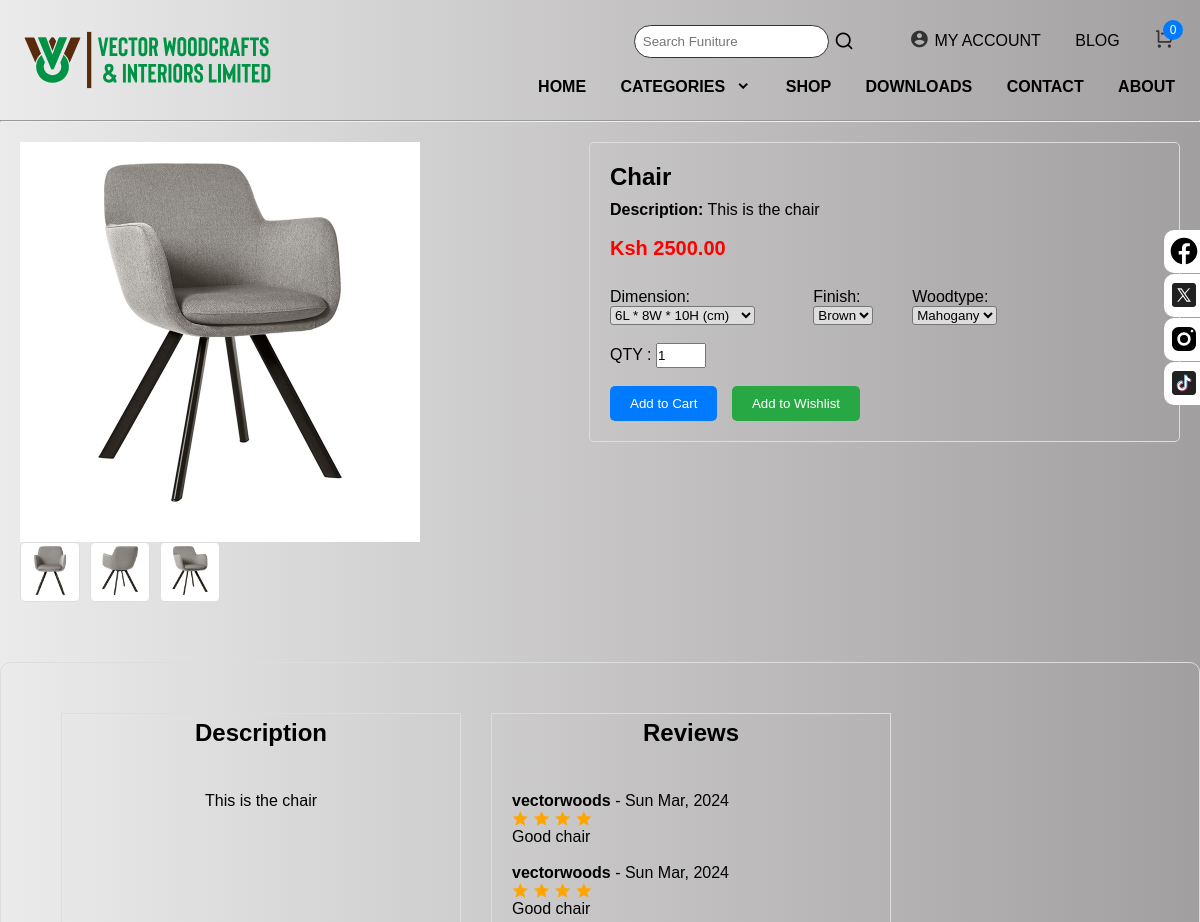
Page /product/59635454kk/ (upper part) on the earlier database version.
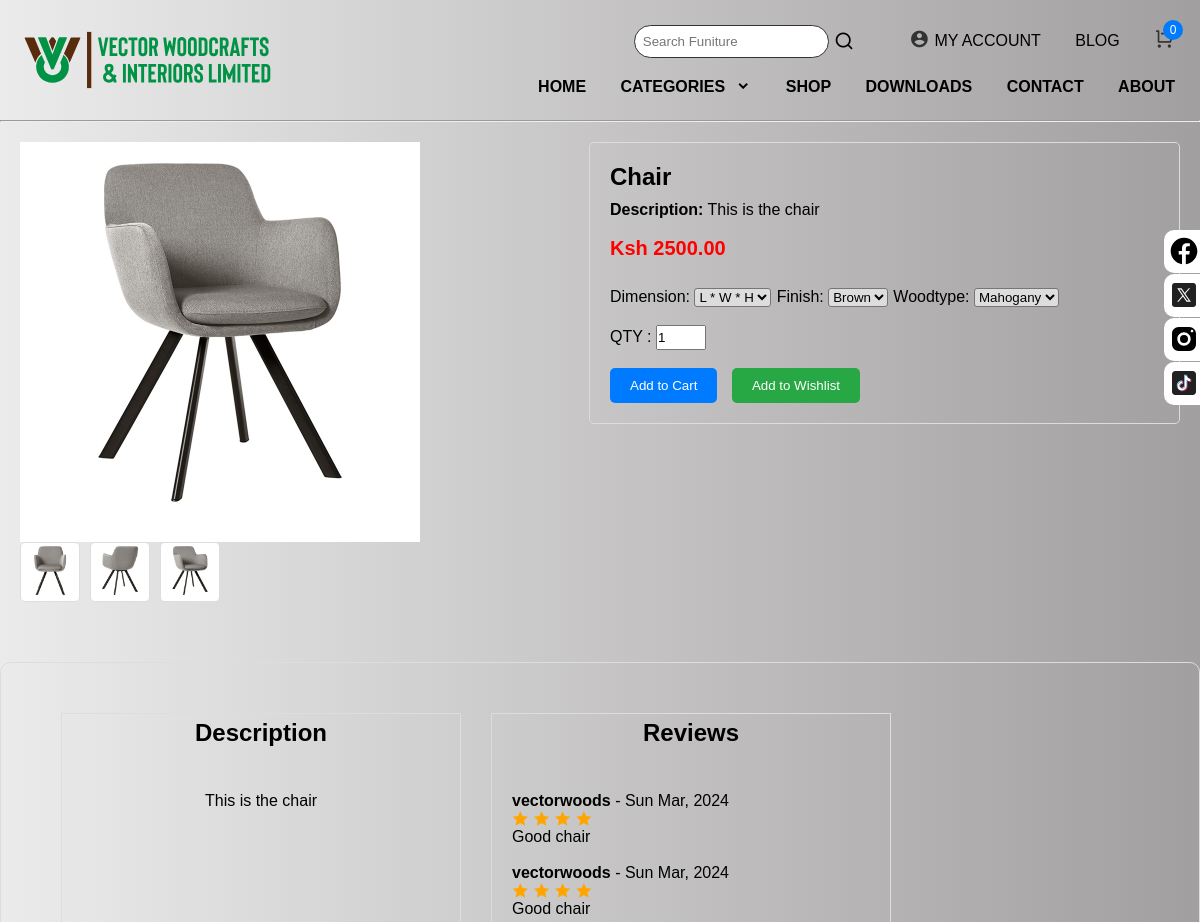
Same page on the later database version.
### vectorWoodsEcomm/models.py (models this page shows, shortened)
class Product(models.Model):
    pid = ShortUUIDField(unique=True,length = 10, max_length = 20, alphabet = "abcdefghijk123456789")
    title = models.CharField(max_length=100)
    category = models.ForeignKey(Category, on_delete=models.SET_NULL, null=True, related_name="category")
    image = models.ImageField(upload_to = "products")
    description = models.TextField(null=True, blank=True, default="This is the product")
    product_status = models.CharField(choices=STATUS_CHOICE,max_length=30, default="processing")
    price = models.DecimalField(max_digits=999999, decimal_places=2, default="99.99")
    old_price = models.DecimalField(max_digits=999999, decimal_places=2, default="199.99")
    tags = TaggableManager(blank=True)
    in_stock = models.BooleanField(default=True)
    featured = models.BooleanField(default=True)
    sku = ShortUUIDField(unique=True,length = 10, max_length = 20,prefix="sku", alphabet = "0123456789")
    date = models.DateField(auto_now_add=True)
    updated = models.DateField(null=True, blank= True)
    dim1 = models.CharField(max_length=100, null = True, default="L * W * H")
    dim2 = models.CharField(max_length=100, null = True, default="L * W * H")
    color1 = models.CharField(max_length=100, null = True, default="Brown")
    color2 = models.CharField(max_length=100, null = True, default="White")
    color3 = models.CharField(max_length=100, null = True, default="Gray")
    color4 = models.CharField(max_length=100, null = True, default="Black")
    woodtype1 = models.CharField(max_length=100, null = True, default="Mahogany")
    woodtype2 = models.CharField(max_length=100, null = True, default="Oak")
    woodtype3 = models.CharField(max_length=100, null = True, default="Maple")
    woodtype4 = models.CharField(max_length=100, null = True, default="Cherry")
    class Meta:
        verbose_name_plural = "Products"

### vectorWoodsEcomm/views.py (the view)
# urls.py: path('product/<pid>/', views.product_detail_view, name='product_details'),
def product_detail_view(request, pid):
    product = Product.objects.get(pid=pid)
    products = Product.objects.filter(category=product.category).exclude(pid=pid)
    p_image = product.p_images.all()
    reviews = ProductReview.objects.filter(product = product).order_by("-date")
    review_form = ProductReviewForm()
    make_review = True
    if request.user.is_authenticated:
        user_review_count = ProductReview.objects.filter(user=request.user, product=product).count()
        if user_review_count > 0:
            make_review = False
    context = {
        "product" : product,
        "p_image" : p_image,
        "products": products,
        "reviews" : reviews,
        "review_form":review_form,
        "make_review" :make_review,
    }
    return render(request, 'product_details.html', context)

### vectorWoodsEcomm/forms.py
class ProductReviewForm(forms.ModelForm):
    review = forms.CharField(widget=forms.Textarea(attrs={'class':"input-field" ,'placeholder': "write review"}))
    class Meta:
        model = ProductReview
        fields = ['review', 'rating']

### vectorWoodsEcomm/context_processor.py (called while the page is built)
def default(request):
    categories = Category.objects.all()
    product = Product.objects.all()
    return {
        'categories':categories,
        'product':product
    }

### templates/product_details.html (shortened to what this page needs)
{% extends 'base.html' %}
{% load static %}
{% block content %}
</head>
<body>
<div class="container">
    <div class="product-image">
        <img src="{{product.image.url}}" alt="Product Image">
        <div class="small-images">
            {% for p in p_image %}
            <div class="small-image"><img src="{{p.images.url}}" alt="Small Image 1"></div>
            {% endfor %}
        </div>
    </div>
    <div class="product-details">
        <div class="product-name">{{product.title}}</div>
        <div class="">
            <span> <strong>Description:</strong></span>
            <span>{{product.description|truncatechars:100}}</span>
        </div>
        <br>
        <div class="product-price"><span>Ksh  </span><span id="current-price-{{product.id}}">{{product.price}} </span>  </div>
        <br>
        <div style="display: flex; justify-content: space-between; margin-right: 100px;">
            <div>
                <span>Dimension:</span>
                <select class="product-dimension-{{product.id}}" name="dimension" id="dimension">
                    <option value="{{product.dim1}}">{{product.dim1}}</option>
                </select>
            </div>
            <div>
                <span>Finish:</span>
                <select class="product-color-{{product.id}}" name="color" id="finish">
                    <option value="{{product.color1}}">{{product.color1}}</option>
                </select>
            </div>
            <div>
                <span>Woodtype:</span>
                <select class="product-woodtype-{{product.id}}" name="woodtype" id="woodtype">
                    <option value="{{product.woodtype1}}">{{product.woodtype1}}</option>
                </select>
            </div>
        </div>
        <br>
        <div class="quantity">
            <span>QTY : </span>
            <input style="height: 25px; width: 50px;" type="number" name="qty" id="quantity_wanted" value="1" class="quantity-wanted-{{product.id}}">
        </div>
        <br>
        <button id="add-to-cart-btn" class="add-to-cart add-to-cart-btn" data-index="{{product.id}}">Add to Cart</button>
        <button class="add-to-wishlist">Add to Wishlist</button>
        </div>
    </div>
    <section style="display: flex; padding: 30px; border: 1px solid #ddd; border-radius: 10px;">
        <div style="margin-left: 30px; border: 1px solid #ddd; height: 400px; width: 400px;" id="description" class="product-description" >
            <button class="c-btn"> <h2>Description</h2></button>
            <p>{{product.description}}</p>
        </div>
        <div style="margin-left: 30px; border: 1px solid #ddd; height: 400px; width: 400px;" class="reviews" >
            <button class="c-btn"> <h2>Reviews</h2></button>
            {% for r in reviews %}
            <div style="padding-left: 20px;">
                <span  id="reviews" class="spr-review-header-byline">
                    <strong> {{r.user.username}} </strong> -
                    <span>{{r.date|date:"D M, Y"}}</span>
                </span>
                <br>
                    {% for s in r.rating|ljust:r.rating %}
                    <i style="color: orange;" class="ri-star-fill text-warning"></i>
                    {% endfor %}
                    <br>
                <span > {{ r.review }}</span>
            </div>
            <br>
            {% endfor %}
        </div>
    </section>
{% endblock %}

Differences in the rows shown:
changed Product "Chair": dimension "6L * 8W * 10H (cm)" → "L * W * H"
